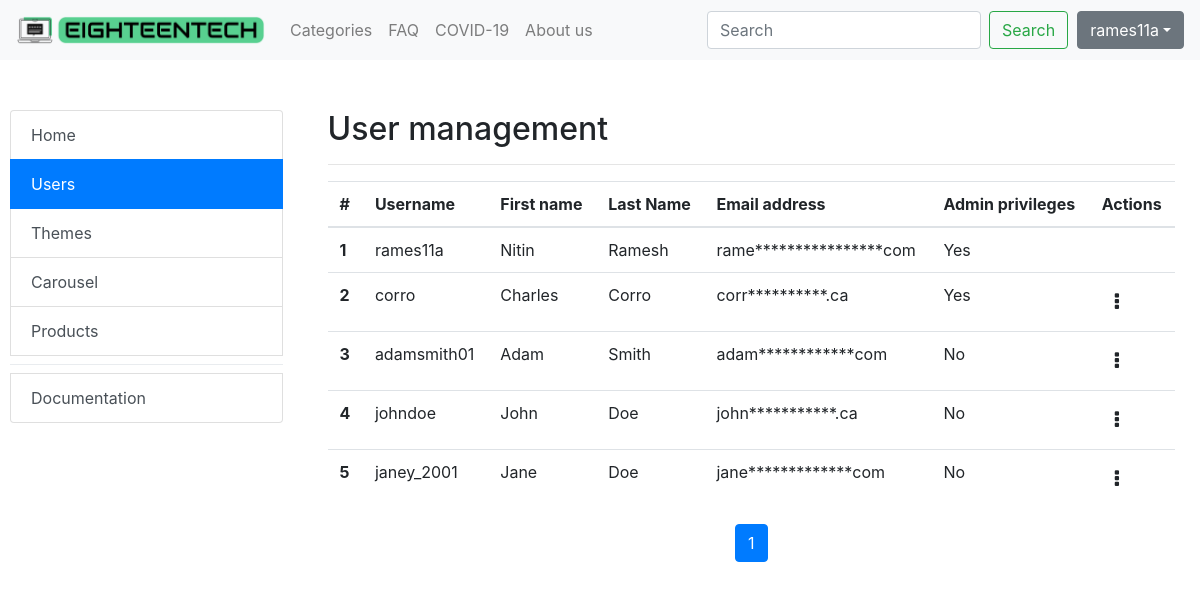
The page /admin.php?page=userman (signed in) on the database its author committed.
### tables this page shows
CREATE TABLE users (
    	 id INT NOT NULL PRIMARY KEY AUTO_INCREMENT,
    	 username VARCHAR(50) NOT NULL UNIQUE,
         emailaddress VARCHAR(50) NOT NULL,
	     first_name VARCHAR(50) NOT NULL,
	     last_name VARCHAR(50) NOT NULL,
    	 password VARCHAR(255) NOT NULL,
		 is_admin BOOLEAN NOT NULL,
    	 created_at DATETIME DEFAULT CURRENT_TIMESTAMP
);

### admin/adminUserManagement.php (the view, shortened to what this page needs)
<div class="container">
	<h2>User management</h2>
  <hr>
  <table class="table table-hover">
  <thead>
    <tr>
      <th scope="col">#</th>
      <th scope="col">Username</th>
      <th scope="col">First name</th>
      <th scope="col">Last Name</th>
      <th scope="col">Email address</th>
      <th scope="col">Admin privileges</th>
      <th scope="col">Actions</th>
    </tr>
  </thead>
  <tbody>
  <?php
  if($_GET['page']=='userman'){
  require_once "config.php";
	if (!isset ($_GET['view']) ) {
		$view = 1;
	} else {
		$view = $_GET['view'];
	}
	$curr_page=$_GET['view'];
  if($curr_page == null){
    $curr_page=1;
  }
	$results_per_page = 10;
	$page_first_result = ($view-1) * $results_per_page;
	$query = "SELECT id, username, emailaddress, first_name, last_name, is_admin FROM users";
	$result = mysqli_query($link, $query);
	$number_of_result = mysqli_num_rows($result);
	$number_of_page = ceil ($number_of_result / $results_per_page);
	$query = "SELECT id, username, emailaddress, first_name, last_name, is_admin FROM users LIMIT " . $page_first_result . ',' . $results_per_page;
	$result = mysqli_query($link, $query);
   while ($row = mysqli_fetch_array($result)) {
		 $count = strlen($row['emailaddress']) - 7;
		 $output = substr_replace($row['emailaddress'], str_repeat('*', $count), 4, $count);
       echo '<tr>
              <th scope="row">'.$row['id'].'</th>
              <td>'.$row['username'].'</td>
              <td>'.$row['first_name'].'</td>
              <td>'.$row['last_name'].'</td>
              <td>'.$output.'</td>';
              if($row['is_admin']==1){
                echo '<td>Yes</td>';
                if($row['username']!=$_SESSION["username"]){
                  echo '<td>
                        <div class="dropdown">
                          <button type="button" class="btn btn-default" id="dropdownMenuButton" data-toggle="dropdown" aria-haspopup="true" aria-expanded="false">
                              <i style="font-size:20px;" class="fa fa-ellipsis-v"></i>
                          </button>
                          <div class="dropdown-menu dropdown-menu-right" aria-labelledby="dropdownMenuButton">
                            <a class="dropdown-item" href="/changepermissions.php?userid='.$row['id'].'&action='.$row['is_admin'].'">Revoke admin privileges</a>
                            <a class="dropdown-item" href="/removeuser.php?userid='.$row['id'].'">Delete admin</a>
                          </div>
                        </div>
                        </td>';
                }
              }
              else{
                echo '<td>No</td>';
                echo '<td>
                      <div class="dropdown">
                        <button type="button" class="btn btn-default" id="dropdownMenuButton" data-toggle="dropdown" aria-haspopup="true" aria-expanded="false">
                            <i style="font-size:20px;" class="fa fa-ellipsis-v"></i>
                        </button>
                        <div class="dropdown-menu dropdown-menu-right" aria-labelledby="dropdownMenuButton">
                          <a class="dropdown-item" href="/changepermissions.php?userid='.$row['id'].'&action='.$row['is_admin'].'">Give admin privileges</a>
                          <a class="dropdown-item" href="/removeuser.php?userid='.$row['id'].'">Delete user</a>
                        </div>
                      </div>
                      </td>';
              }
      echo '</tr>';
   }
 }
?>
</tbody>
</table>
<?php
if($_GET['page']=='userman'){
echo '<div>
				<nav aria-label="Page navigation example">
					<ul class="pagination justify-content-center">';
for($page = 1; $page<= $number_of_page; $page++) {
	if($curr_page ==$page){
						 $isActive="active";
	}
	else{
		$isActive="";
	}
	echo '<li class="page-item '.$isActive.' "><a class="page-link" href = "admin.php?page=userman&view=' . $page . '">' . $page . ' </a></li>'; }
	echo '</ul>
		</nav>
	</div>';
}
?>
</div>

### admin.php (shortened to what this page needs)
<?php
include("config.php");
$select = "SELECT THEMENAME FROM theme where id = '1'";
$result = mysqli_query($link, $select);
$themefile_object = mysqli_fetch_all($result, MYSQLI_ASSOC);
foreach($themefile_object as $value){
  $themefile_name = $value["THEMENAME"];
}
if (!isset($_GET['page'])) {
  $page = "admininfo";
} else {
  $page = $_GET['page'];
}
?>
<!DOCTYPE html>
<html>
<head>
  		<link rel="stylesheet" href="https://maxcdn.bootstrapcdn.com/bootstrap/4.4.1/css/bootstrap.min.css">
      <link rel="stylesheet" href="https://cdnjs.cloudflare.com/ajax/libs/font-awesome/4.7.0/css/font-awesome.min.css">
      <link id="ThemeStyle" rel="stylesheet" href="./css/<?= $themefile_name?>.css">
</head>
<body>
  <div>
    <?php $IPATH = $_SERVER["DOCUMENT_ROOT"] . "/assets/php/";
    include($IPATH . "navbar.php"); ?>
  </div>
  <div class="row" style="margin-top:100px">
	  <div class="col-xl-3">
		  <?php $IPATH = $_SERVER["DOCUMENT_ROOT"]."/assets/php/"; include($IPATH."admin_sidenav.php"); ?>
	  </div>
	  <div class="col-xl-9">
		  <div class="tab-content">
		  		      <?php $IPATH = $_SERVER["DOCUMENT_ROOT"]."/admin/"; include($IPATH."adminInfo.php"); ?>
          <div class="tab-pane fade <?php echo ($page == "userman"? 'show active':''); ?>">
            <?php $IPATH = $_SERVER["DOCUMENT_ROOT"]."/admin/"; include($IPATH."adminUserManagement.php"); ?>
          </div>
            <?php $IPATH = $_SERVER["DOCUMENT_ROOT"]."/admin/"; include($IPATH."adminProductManagement.php"); ?>
          </div>
    </div>
</body>
</html>

### assets/php/navbar.php (shortened to what this page needs)
<nav class="navbar fixed-top navbar-expand-lg navbar-light bg-light">
	<a class="navbar-brand" href="./index.php">
		<img src="../../images/horizontal-logo.png" style="width: 250px">
	</a>
	<div class="collapse navbar-collapse" id="navbarSupportedContent1">
	 	<ul class="navbar-nav mr-auto">
	      		<li class="nav-item" > <a class="nav-link" id="nav_categories" href="./categories.php">Categories</a> </li>
						<li class="nav-item" > <a class="nav-link" id="nav_faq" href="./FAQ.php">FAQ</a> </li>
						<li class="nav-item" > <a class="nav-link" id="nav_covid19" href="./covInfo.php">COVID-19</a> </li>
						<li class="nav-item" > <a class="nav-link" id="nav_aboutus" href="./aboutus.php">About us</a> </li>
        	</ul>
	    <form class="form-inline my-2 my-lg-0" action="search.php" method="GET">
	      <input class="form-control mr-sm-2" type="search" placeholder="Search" aria-label="Search" name="query" required >
	      <button class="btn btn-outline-success my-2 my-sm-0" type="submit" value="Search">Search</button>
        </form>&nbsp;&nbsp;
				<div id="loginButton">
				<?php
				if(!isset($_SESSION["loggedin"]) || $_SESSION["loggedin"] !== true){
				    echo '<a href="./login.php"><button class="btn btn-outline-dark my-2 my-sm-0">Login/Signup</button></a>';
				}
				else{
					echo '<div class="dropdown">
 									<button class="btn btn-secondary dropdown-toggle" type="button" id="dropdownMenuButton" data-toggle="dropdown" aria-haspopup="true" aria-expanded="false">'.htmlspecialchars($_SESSION["username"]).'</button>
 									<div class="dropdown-menu dropdown-menu-right" aria-labelledby="dropdownMenuButton">
   									<a class="dropdown-item" href="./user.php">View profile</a>
   									<a class="dropdown-item" href="./logout.php">Log out</a>
 									</div>
								</div>';
				}
				?>
			</div>
     </div>
   </nav>

### assets/php/admin_sidenav.php (shortened to what this page needs)
<?php
if (!isset ($_GET['page']) ) {
  $adminpage = "admininfo";
} else {
  $adminpage = $_GET['page'];
}
?>
<div class="list-group" id="list-tab" role="tablist">
      <a class="list-group-item list-group-item-action <?php echo ($adminpage == "admininfo"? 'active':''); ?>"  href="./admin.php?page=admininfo" role="tab">Home</a>
      <a class="list-group-item list-group-item-action <?php echo ($adminpage == "userman"? 'active':''); ?>"  href="./admin.php?page=userman" role="tab">Users</a>
      <a class="list-group-item list-group-item-action <?php echo ($adminpage == "themes"? 'active':''); ?>"  href="./admin.php?page=themes" role="tab">Themes</a>
      <a class="list-group-item list-group-item-action <?php echo ($adminpage == "carousel"? 'active':''); ?>"  href="./admin.php?page=carousel" role="tab">Carousel</a>
      <a class="list-group-item list-group-item-action <?php echo ($adminpage == "manageprod"? 'active':''); ?>"  href="./admin.php?page=manageprod" role="tab">Products</a>
      <div class="dropdown-divider"></div>
      <a class="list-group-item list-group-item-action <?php echo ($adminpage == "documentation"? 'active':''); ?>" href="./admin.php?page=documentation" role="tab">Documentation</a>
    </div>

### admin/adminProductManagement.php (shortened to what this page needs)
</div>

### css/default.css (style rules this page uses)
body { background: white; padding: 10px; }
.row { margin-bottom: 10px; }
.row { border-collapse: separate; border-spacing: 0 15px; padding-bottom: 1em; }

### rows shown on the page
users: id "1", username "rames11a", first_name "Nitin", last_name "Ramesh", emailaddress "rame****************com", is_admin "Yes"
users: id "2", username "corro", first_name "Charles", last_name "Corro", emailaddress "corr**********.ca"
users: id "3", username "adamsmith01", first_name "Adam", last_name "Smith", emailaddress "adam************com"
users: id "4", username "johndoe", first_name "John", last_name "Doe", emailaddress "john***********.ca"
users: id "5", username "janey_2001", first_name "Jane", last_name "Doe", emailaddress "jane*************com"

### other values the page prints
$_SESSION["username"] "rames11a"
